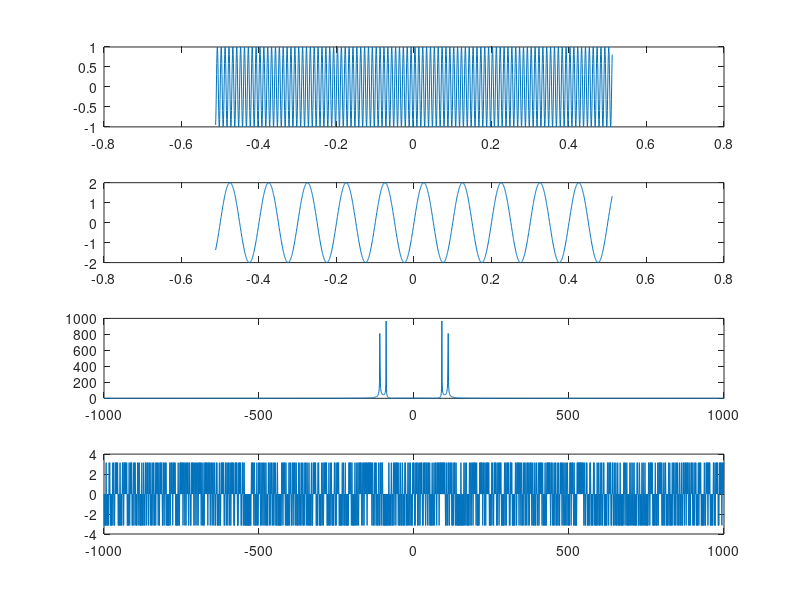

Source code (MATLAB):
clc;
close all;
clear all;
Am=2;
Fm=10;
N=2048;
Fc=100;
Fs=2000;
t=(-N/2:N/2-1)/Fs;
m_t=Am*sin(2*pi*Fm*t);
c_t=sin(2*pi*Fc*t);
s=m_t.*c_t;
S=fftshift(fft(ifftshift(s)));
magnitude=abs(S);
phase=angle(S);
f=(-N/2:N/2-1)*Fs/N;
figure;
subplot(4,1,1)
plot(t,c_t);
subplot(4,1,2);
plot(t,m_t);
subplot(4,1,3);
plot(f,magnitude);
subplot(4,1,4)
plot(f,phase);
